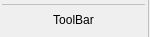
<?xml version="1.0" encoding="UTF-8"?>
<ui version="4.0">
 <class>RibbonButtonGroup</class>
 <widget class="QWidget" name="RibbonButtonGroup">
  <property name="geometry">
   <rect>
    <x>0</x>
    <y>0</y>
    <width>150</width>
    <height>37</height>
   </rect>
  </property>
  <property name="windowTitle">
   <string>Form</string>
  </property>
  <layout class="QGridLayout" name="gridLayout">
   <property name="leftMargin">
    <number>0</number>
   </property>
   <property name="topMargin">
    <number>0</number>
   </property>
   <property name="rightMargin">
    <number>0</number>
   </property>
   <property name="bottomMargin">
    <number>0</number>
   </property>
   <property name="spacing">
    <number>0</number>
   </property>
   <item row="0" column="0">
    <layout class="QVBoxLayout" name="verticalLayout">
     <property name="spacing">
      <number>0</number>
     </property>
     <property name="leftMargin">
      <number>2</number>
     </property>
     <property name="topMargin">
      <number>2</number>
     </property>
     <property name="rightMargin">
      <number>2</number>
     </property>
     <property name="bottomMargin">
      <number>2</number>
     </property>
     <item>
      <layout class="QHBoxLayout" name="horizontalLayout">
       <property name="spacing">
        <number>0</number>
       </property>
      </layout>
     </item>
     <item>
      <widget class="Line" name="horizontalLine">
       <property name="styleSheet">
        <string notr="true">color: #c0c0c0;</string>
       </property>
       <property name="frameShadow">
        <enum>QFrame::Plain</enum>
       </property>
       <property name="orientation">
        <enum>Qt::Horizontal</enum>
       </property>
      </widget>
     </item>
     <item>
      <widget class="QLabel" name="label">
       <property name="maximumSize">
        <size>
         <width>16777215</width>
         <height>25</height>
        </size>
       </property>
       <property name="text">
        <string>ToolBar</string>
       </property>
       <property name="alignment">
        <set>Qt::AlignCenter</set>
       </property>
      </widget>
     </item>
    </layout>
   </item>
   <item row="0" column="1">
    <widget class="Line" name="verticalLine">
     <property name="styleSheet">
      <string notr="true">color: #c0c0c0;</string>
     </property>
     <property name="frameShadow">
      <enum>QFrame::Plain</enum>
     </property>
     <property name="orientation">
      <enum>Qt::Vertical</enum>
     </property>
    </widget>
   </item>
  </layout>
 </widget>
 <resources/>
 <connections/>
</ui>
